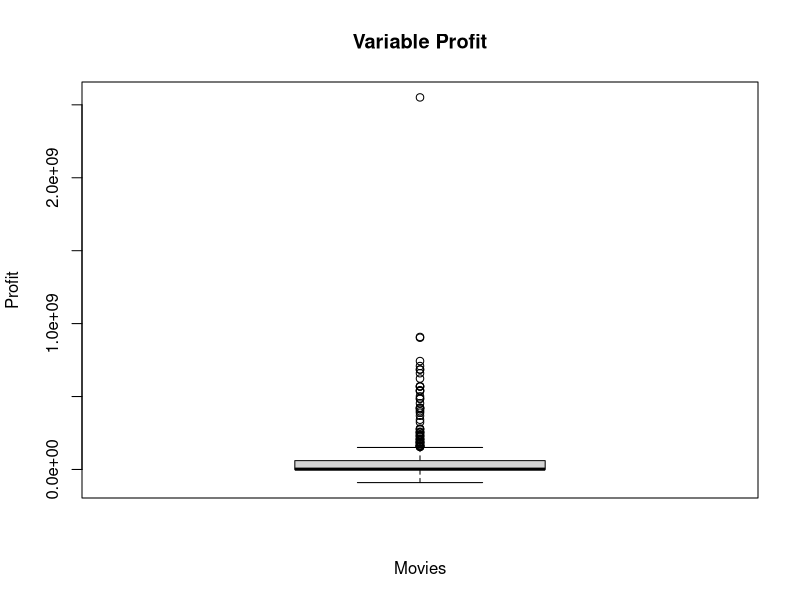
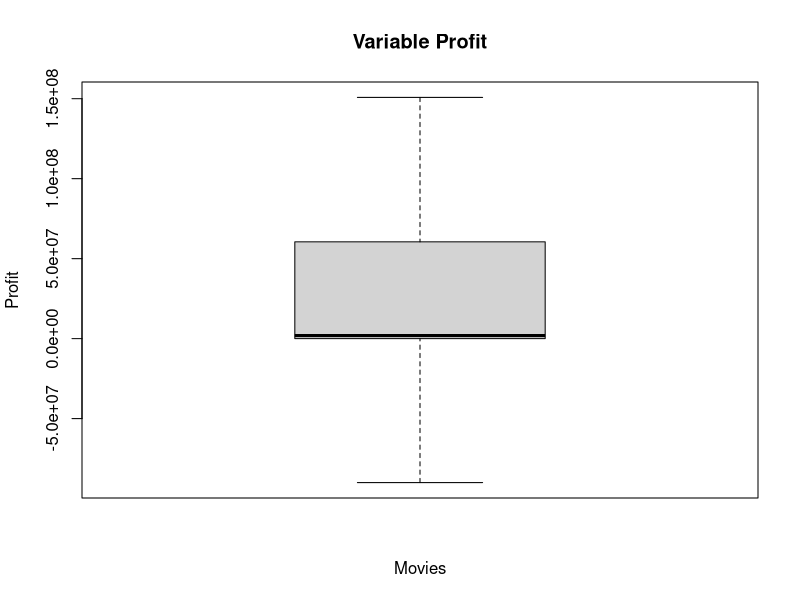
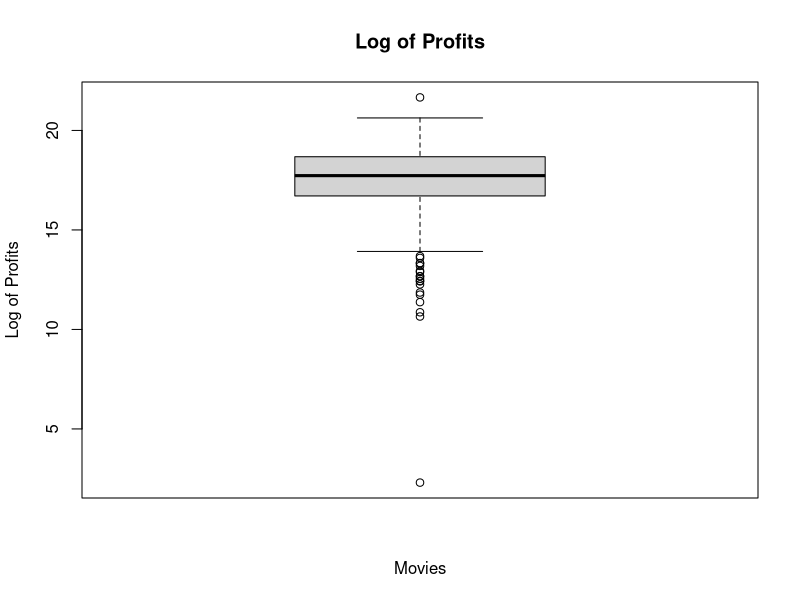
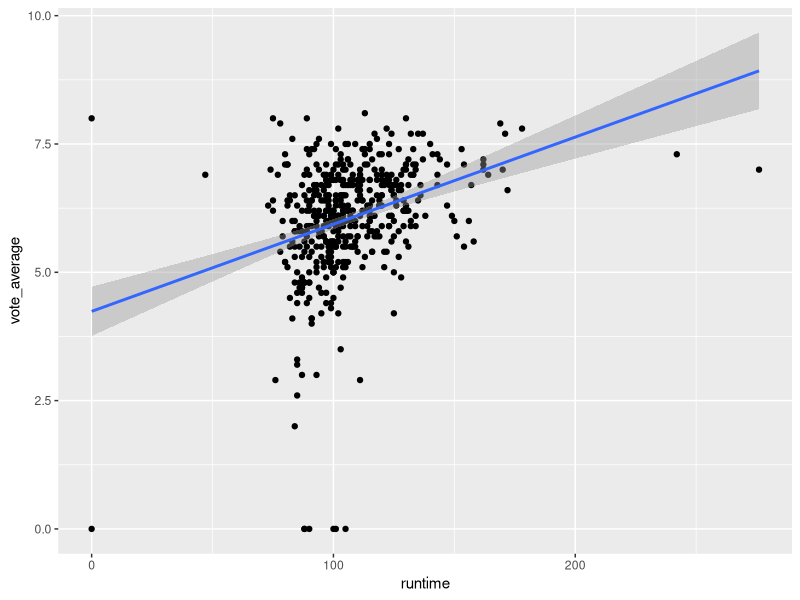
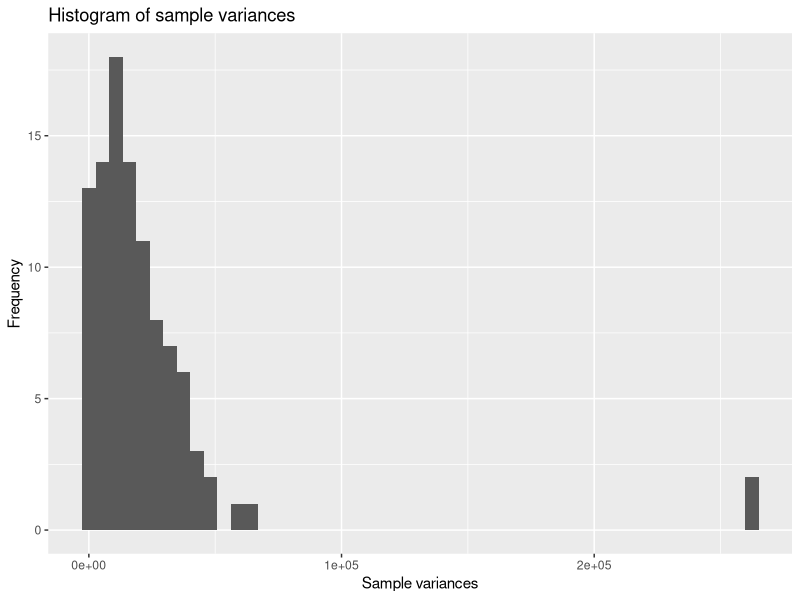

These figures' R source, in order: (Note: this script raises an error after producing the figures.)
## ---- chunk 1
knitr::opts_chunk$set(echo = TRUE)
## ---- chunk 2
movies <- read.table("movies1.tsv", header=TRUE)

head(movies)

ncol(movies)
nrow(movies)

## ---- chunk 3
#WRITE YOUR CODE HERE
str(movies)
## ---- chunk 4

library(tidyverse)

movies$profit = movies$revenue - movies$budget

movies %>%
  summarise(mean(profit),
            median(profit),
            min(profit),
            max(profit))

## ---- chunk 5

#WRITE YOUR CODE HERE
max_profit = max(movies$profit)
min_profit = min(movies$profit)

movies %>%
  filter(profit == max_profit) %>%
  select(title, profit)

movies %>%
  filter(profit == min_profit) %>%
  select(title, profit)

## ---- chunk 6

#WRITE YOUR CODE HERE
boxplot(movies$profit, 
        main="Variable Profit",
        ylab="Profit",
        xlab="Movies")

movies %>%
  summarise(Q1 = quantile(movies$profit, 0.25),
            Q2 = quantile(movies$profit, 0.50),
            Q3 = quantile(movies$profit, 0.75),
            Q4 = max(movies$profit))

boxplot(movies$profit,
        main='Variable Profit',
        ylab="Profit",
        xlab="Movies",
        outline = FALSE)

## ---- chunk 7
#WRITE YOUR CODE HERE

movies$log_profits = log(movies$profit)

movies %>%
  summarise(mean_profits = mean(movies$log_profits))

movies %>%
  summarise(mean_profits2 = mean(log_profits[is.finite(log_profits)], na.rm = TRUE))

## ---- chunk 8

#WRITE YOUR CODE HERE
movies$log_profits[movies$log_profits<=0]<- NA
movies$log_profits[is.nan(movies$log_profits)] <- NA

mean(movies$log_profits, na.rm = TRUE)

boxplot(movies$log_profits,
        main = "Log of Profits",
        xlab = "Movies",
        ylab = "Log of Profits")

## ---- chunk 9

#WRITE YOUR CODE HERE
ggplot(movies, aes(x=runtime, y=vote_average))+
  geom_point()+
  geom_smooth(method="lm", se=T)

## ---- chunk 10
#WRITE YOUR CODE HERE

head(movies$index, n = 10)
nrow(movies)
## ---- chunk 11
#WRITE YOUR CODE HERE
actor_counts <- sort(table(movies$first_actor), decreasing = TRUE)
head(actor_counts, 1)

## ---- chunk 12
#WRITE YOUR CODE HERE
movies %>% 
  filter(first_actor=="Bruce Willis") %>% 
  summarise(average_revenue_Bruce=mean(revenue, na.rm=T))

mean(movies$revenue)
## ---- chunk 13
#WRITE YOUR CODE HERE

movies$profit = movies$profit/1000000
variance = var(movies$profit)
## ---- chunk 14
#WRITE YOUR CODE HERE

set.seed(123)

movies_sample <- movies[sample(nrow(movies), 25), ]
variance_sample = var(movies_sample$profit)

## ---- chunk 15
#WRITE YOUR CODE HERE

library(dplyr)

set.seed(123)

sample_vars <- c()
for (i in 1:100) {
  sample_data <- sample(movies$profit, size = 25, replace = TRUE)
  sample_vars[i] <- var(sample_data)
}

print(sample_vars)

## ---- chunk 16
#WRITE YOUR CODE HERE
dfsample_vars = as.data.frame(sample_vars)

ggplot(dfsample_vars, aes(x = sample_vars)) +
  geom_histogram(bins = 50) +
  labs(title = "Histogram of sample variances", x = "Sample variances", y = "Frequency")

dfsample_vars %>%
  summarise(mean_sample = mean(sample_vars),
            sd_sample = sd(sample_vars))

library(e1071)

skewness_sample = skewness(sample_vars, na.rm=T)
kurtosis_sample = kurtosis(sample_vars, na.rm=T)
print(skewness_sample)
print(kurtosis_sample)

## ---- chunk 17
#WRITE YOUR CODE HERE

thriller_movies <- subset(movies, grepl("Thriller", genre, ignore.case = FALSE))

mean_runtime = mean(thriller_movies$runtime, na.rm = TRUE)
sd_runtime = sd(thriller_movies$runtime, na.rm = TRUE)
n = sum(!is.na(thriller_movies$runtime))

z = qnorm(0.995)

error = z*sd_runtime/sqrt(n)
UP = 
## ---- chunk 18
#WRITE YOUR CODE HERE


## ---- chunk 19
#WRITE YOUR CODE HERE
s2 = var(movies$runtime, na.rm = TRUE)
n = sum(!is.na(movies$runtime))

# Hypothesized variance
sigma2 <- 500

# Test statistic
test_statistic <- (n - 1) * s2 / sigma2

# Print test statistic
cat("test statistic:", round(test_statistic, 2), "\n")

#critical value
alpha <- 0.05
lower <- qchisq(alpha / 2, df = n2 - 1)
upper <- qchisq(1 - alpha / 2, df = n2 - 1)

#print
cat("Critical values:\n")
cat("Lower:", round(lower, 2), "\n")
cat("Upper:", round(upper, 2), "\n")


#compare test statistic with the critical
if (chi_sq < lower || chi_sq > upper) {
  cat("Reject the null hypothesis.\n")
} else {
  cat("Do not reject the null hypothesis.\n")
}

## ---- chunk 20
#WRITE YOUR CODE HERE
ggplot(movies, aes(x = revenue))+
  geom_histogram()+
  labs(title = "Histogram of revenue",
       y = "frequency")

ggplot(movies, aes(sample = revenue)) +
  stat_qq() +
  stat_qq_line(color = "purple") +
  labs(title = "Normal QQ plot",
       x = "Theoretical Quantiles",
       y = "Sample Quantilies") +
  theme_minimal()

## ---- chunk 21
#WRITE YOUR CODE HERE
movies$vote_average_rounded <- floor(movies$vote_average)

ggplot(movies, aes(x = vote_average_rounded)) +
  geom_histogram(binwidth = 1) +
  labs(title = "Histogram of Rounded Vote Averages",
       x = "Vote Average",
       y = "Frequency") 

## ---- chunk 22
#WRITE YOUR CODE HERE


## ---- chunk 23
#WRITE YOUR CODE HERE


## ---- chunk 24
#WRITE YOUR CODE HERE

## ---- chunk 25
#WRITE YOUR CODE HERE

## ---- chunk 26
#WRITE YOUR CODE HERE

## ---- chunk 27
#WRITE YOUR CODE HERE

## ---- chunk 28
#WRITE YOUR CODE HERE

## ---- chunk 29
#WRITE YOUR CODE HERE

## ---- chunk 30
#WRITE YOUR CODE HERE

## ---- chunk 31
#WRITE YOUR CODE HERE

## ---- chunk 32
#WRITE YOUR CODE HERE

## ---- chunk 33
#WRITE YOUR CODE HERE

## ---- chunk 34
#WRITE YOUR CODE HERE

## ---- chunk 35
#WRITE YOUR CODE HERE

## ---- chunk 36
#WRITE YOUR CODE HERE

## ---- chunk 37
#WRITE YOUR CODE HERE

## ---- chunk 38
#WRITE YOUR CODE HERE

## ---- chunk 39
#WRITE YOUR CODE HERE
